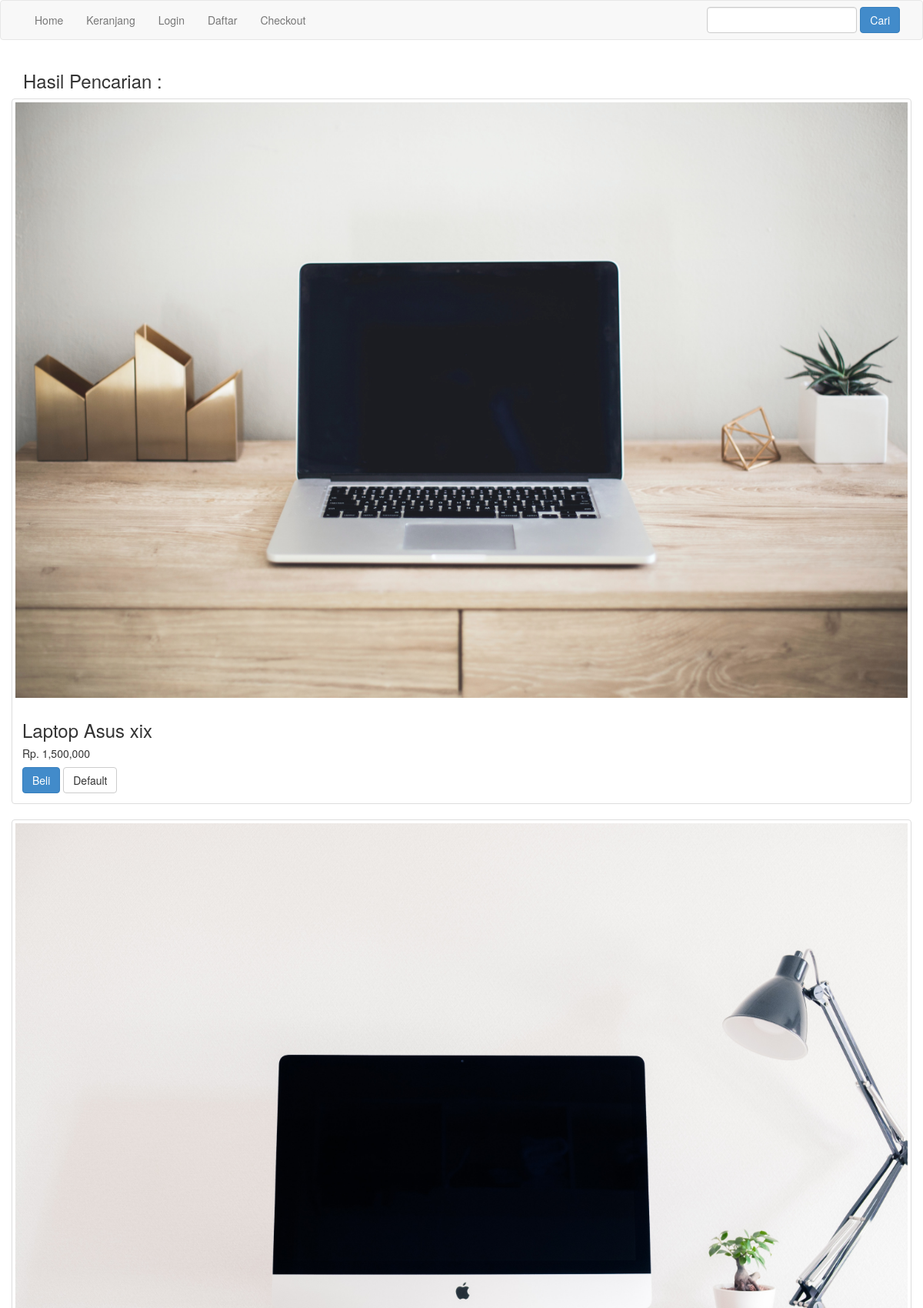
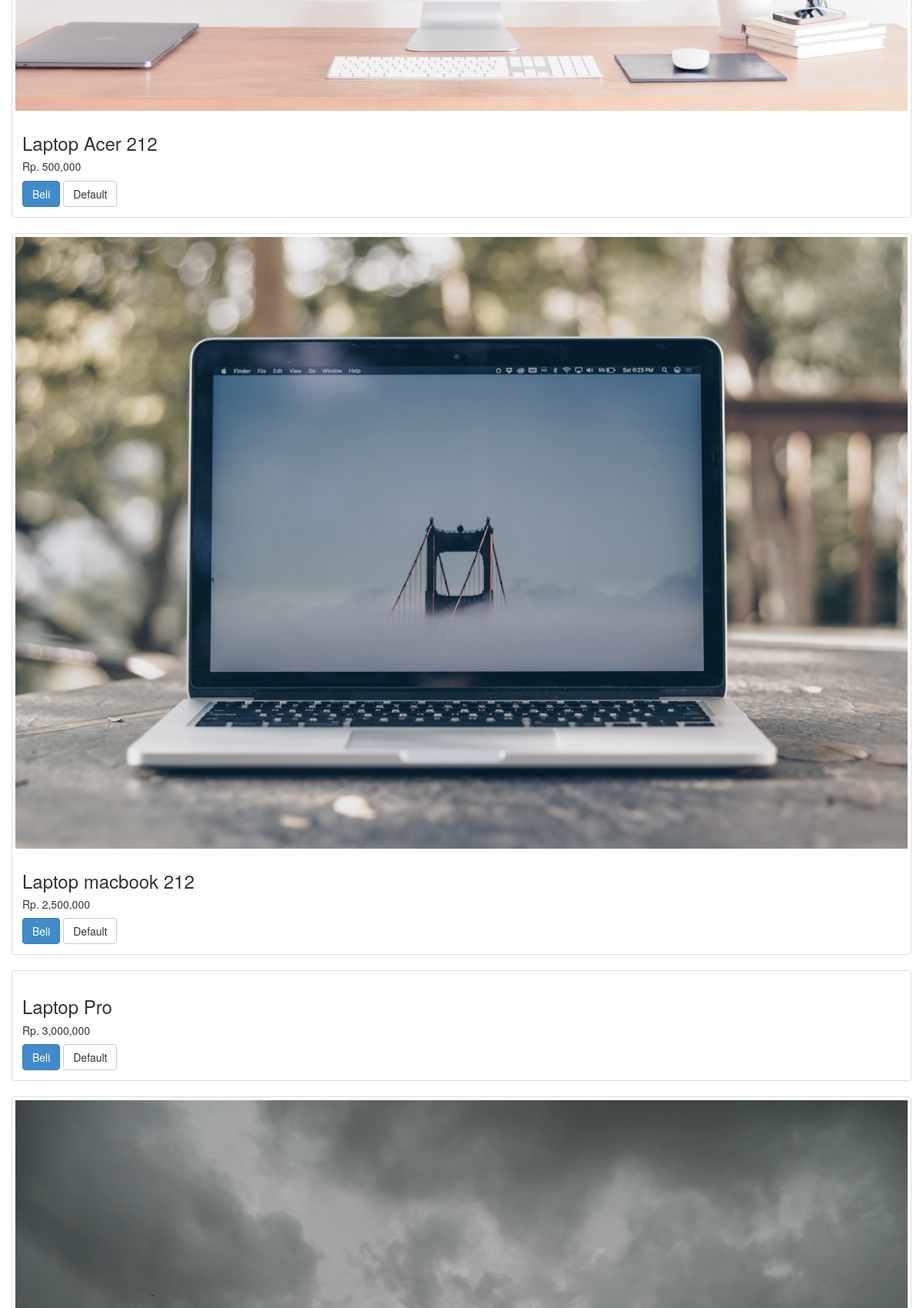
The page /pencarian.php (upper part) on the database its author committed (2 pictures, top to bottom).
### tables this page shows
CREATE TABLE `produk` (
  `id_produk` int(11) NOT NULL,
  `id_kategori` int(5) NOT NULL,
  `nama_produk` varchar(100) NOT NULL,
  `harga_produk` int(11) NOT NULL,
  `berat_produk` int(11) NOT NULL,
  `foto_produk` varchar(100) NOT NULL,
  `deskripsi_produk` text NOT NULL,
  `stok_produk` int(5) NOT NULL
);

### pencarian.php (the view, shortened to what this page needs)
<?php include 'koneksi.php'; ?>
<?php
$keyword = $_GET["keyword"];
$semuadata = array();
$ambil = $koneksi->query("SELECT * FROM produk WHERE nama_produk LIKE '%$keyword%'
    OR deskripsi_produk LIKE '%$keyword%'");
while ($pecah = $ambil->fetch_assoc()) {
    $semuadata[] = $pecah;
}
?>
<!DOCTYPE html>
<html lang="en">
<head>
    <link rel="stylesheet" href="admin/assets/css/bootstrap.css">
</head>
<body>
    <?php include 'menu.php'; ?>
    <div class="container">
        <h3>Hasil Pencarian : <?php echo $keyword ?></h3>
        <div class="row">
            <?php foreach ($semuadata as $key => $value) : ?>
                <div class="thumbnail">
                    <img src="foto_produk/<?php echo $value["foto_produk"] ?>" alt="" class="img-responsive">
                    <div class="caption">
                        <h3><?php echo $value["nama_produk"] ?></h3>
                        <h5>Rp. <?php echo number_format($value['harga_produk']) ?></h5>
                        <a href="beli.php?id=<?php echo $value["id_produk"]; ?>" class="btn btn-primary">Beli</a>
                        <a href="detail.php?id=<?php echo $value["id_produk"]; ?>" class="btn btn-default">Default</a>
                    </div>
                </div>
            <?php endforeach ?>
        </div>
    </div>
</body>
</html>

### rows shown on the page
produk: foto_produk (picture), nama_produk "Laptop Asus xix", harga_produk "1,500,000"
produk: foto_produk (picture), nama_produk "Laptop Acer 212", harga_produk "500,000"
produk: foto_produk (picture), nama_produk "Laptop macbook 212", harga_produk "2,500,000"
produk: nama_produk "Laptop Pro", harga_produk "3,000,000"
produk: foto_produk (picture)
